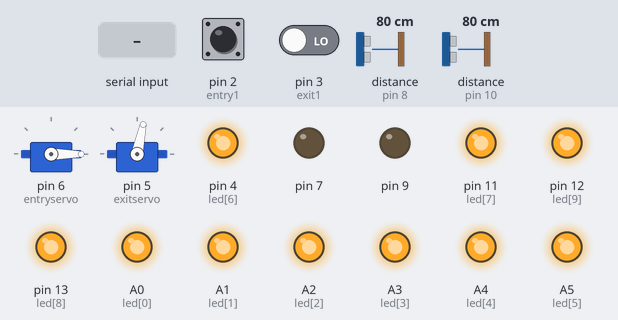
The sketch below on a simulated Arduino Uno, built with avr-gcc and run on an emulated ATmega328P. Parts: 2 × servo, output pins drawn as LEDs (lit = HIGH). The test bench sets the inputs (shaded band); at power-on: pin 3 (exit1) LOW, pin 2 (entry1) HIGH, distance to the obstacle (sensors on pin 8, pin 10) 80 cm. The echo pulse lasts 58.3 µs per cm; what the sketch prints to the serial monitor is not drawn.

Above: at 2.4 s.
2.5 s: pin 3 (exit1) driven HIGH
At 4.4 s:
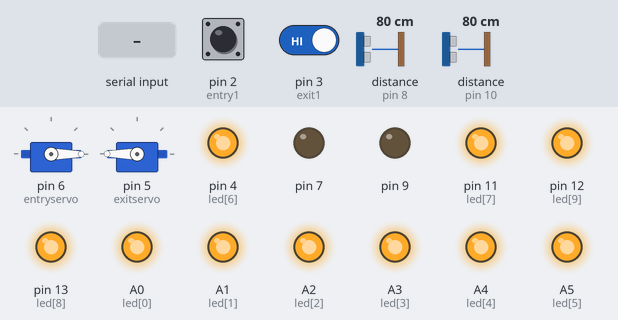
6.0 s: pin 2 (entry1) driven LOW
10.5 s: pin 2 (entry1) pulsed HIGH 2 times (0.12 s each, 0.3 s apart)
33.1 s: "3\n" received over Serial
At 36.4 s:
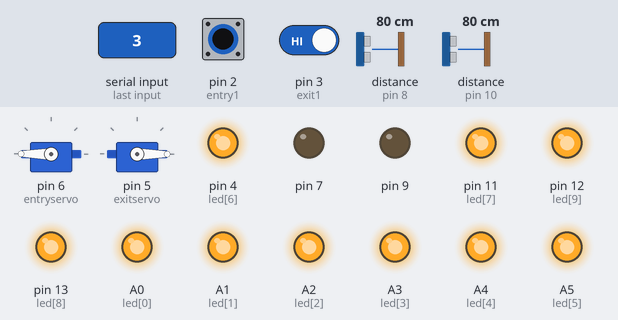
36.6 s: pin 2 (entry1) driven HIGH
At 41.8 s:
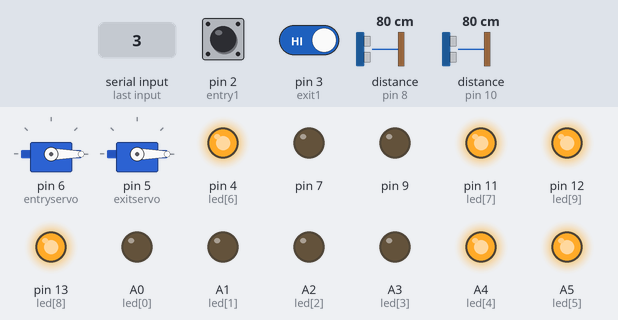
Timing chart, 0 to 52.8 s (numbered marks = the images above; inputs shaded):
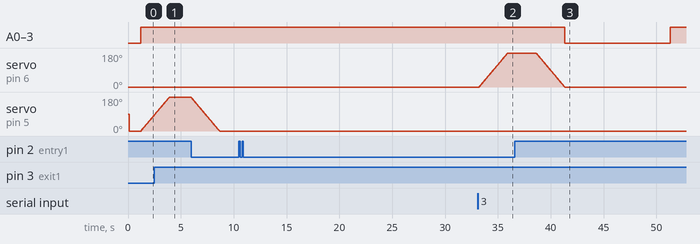

The sketch:

D_project_nano_code.ino
```cpp
#include <Servo.h>
// definning object for servo motors
Servo entryservo;
Servo exitservo;
int pos = 0;
int i = 0;

int cm1 = 0;     // Defining variable for ultrasonic distance
int cm2 = 0;
//Defining LED to arduino pins
int led[] = {A0,A1,A2,A3,A4,A5,4,11,13,12};
int slot = 0;
// Entry IR and Exit IR pin define
int entry1 = 2;
int exit1 = 3;


//-------------------------------------------------------------------------------------------------------READ--ULTRASONIC---------
long readUltrasonicDistance(int triggerPin, int echoPin)
{
  pinMode(triggerPin, OUTPUT);
  digitalWrite(triggerPin, LOW);
  delayMicroseconds(2);

  digitalWrite(triggerPin, HIGH);   // send the ultrasound
  delayMicroseconds(10);              // wait for 10ms
  digitalWrite(triggerPin, LOW);
  pinMode(echoPin, INPUT);

  return pulseIn(echoPin, HIGH);     //recive the ultrasound

  /* calculation of formula: Distance = (Time x SpeedOfSound) / 2
     2 is in the formula because the sound has to travel back and forth.
     First the sound travels away from the sensor,
     and then it bounces off of a surface and returns back.

     *******speed of sound is 240m/s***********
  */
}


//-------------------------------------------------------------------------------------------------------CHECK--TRAFFIC---------
void checktraffic(int dis1, int dis2)                         //this function is use for check traffic
{
   Serial.print(" we are in check trafffic  \n");

  if(dis1 >= 35 && dis2 >=35)                              // if no traffic then use forward path
  {
    forward();
  }
  else if(slot == 3 && dis1 <= 19 && dis2 >=35)         // all the else if conditions will check for traffic and
  {                            //if satisfy the condition then it will go reverse
    reverse();
  }
  else if(slot == 2 && dis1 <= 11 && dis2 >= 35)
  {
    reverse();
  }
  else if(slot == 1 && dis1 <= 5 && dis2 >= 35)
  {
    reverse();
  }
  else if(slot == 4 && dis1 >= 35 && dis2 <= 5)
  {
    reverse();
  }
  else if(slot == 5 && dis1 >= 35 && dis2 <= 11)
  {
    reverse();
  }
  else if(slot == 6 && dis1 >= 35 && dis2 <= 19)
  {
    reverse();
  }
  else                        //By default it will go forwars path
  {
    forward();
  }
}


//----------------------------------------------------------------------------------------------------------TURNOFF------
 void turnoff()                                  //Turnoff all the LEDs
 {
    Serial.print(" we are in turnoff LED \n");
    for(int i = 0; i<=9;i++)
    {
      digitalWrite(led[i],HIGH);
    }
 }

//---------------------------------------------------------------------------------------------------------FORWARD-------

 void forward()                            // Forward path LED glow
 {
   servoentry();                           // open the Entry gate
    Serial.print(" we are in FORWARD LED ");
    if(slot >= 1 && slot <= 3)               // for slot 1,2,3
    {
      for(i= 0; i <= (slot) ; i ++)
      {
        digitalWrite(led[i],LOW);
      }
    }
    else if(slot >= 4 && slot <= 6)          // for slot 4,5,6
    {
      for(i= 5; i <= (slot+2) ; i ++)
      {
        digitalWrite(led[i],LOW);
      }
    }
    delay(10000);                           // wait 10second
    turnoff();                             // turnoff all LEDs
 }


//---------------------------------------------------------------------------------------------------------REVERSE------
 void reverse()                           // Reverse LEDs will glow
 {
   servoentry();                          // open the Entry gate
    Serial.print(" we are in REVERSE LED ");
   if(slot >= 1 && slot <= 3 )             // for slot 1,2,3
    {
     for(int i = 5 ; i <= 9 ; i++)
      {
        digitalWrite(led[i],LOW);
      }
     for(int j = 4; j >= slot ; j = j-1)
     {
       digitalWrite(led[j],LOW);
     }
   }
     if(slot >= 4 && slot <= 6)           // for slot 4,5,6
    {
      for(int i = 0; i <= 4 ; i++)
      {
        digitalWrite(led[i],LOW);
      }
      for(int j = 9; j >= (slot+2) ; j = j-1)
      {
        digitalWrite(led[j],LOW);
      }
    }
    delay(10000);                        // wait 10second
    turnoff();                           // turnoff all LEDs

 }


//--------------------------------------------------------------------------------------------------------SERVO-ENTRY--------
 void servoentry()                       // this function is to control the servo motor on entry gate
 {
   for (pos = 0; pos <= 180; pos += 1) {       // goes from 0 degrees to 180 degrees
    // in steps of 1 degree
    entryservo.write(pos);                     // tell servo to go to position in variable 'pos'
    delay(15);                                 // waits 15ms for the servo to reach the position
  }
   Serial.print("entry door open ");
   while(digitalRead(entry1)==0);           // wait till vehical to pass the gate
  delay(2000);
  for (pos = 180; pos >= 0; pos -= 1) {        // goes from 180 degrees to 0 degrees
    entryservo.write(pos);                     // tell servo to go to position in variable 'pos'
    delay(15);                                 // waits 15ms for the servo to reach the position
  }
 }


//--------------------------------------------------------------------------------------------------------SERVO-EXIT--------
 void servoexit()                          // this function will controll the servo motor in exit gate
{
   for (pos = 0; pos <= 180; pos += 1)
   {
       exitservo.write(pos);
       delay(15);
   }
   Serial.print("exit door open ");
   while(digitalRead(exit1)==0);               // wait till vehical to pass the gate
   delay(2000);
   for (pos = 180; pos >= 0; pos -= 1)
   {
        exitservo.write(pos);
        delay(15);
   }
}

//-------------------------------------------------------------------------------------------------------SETUP---------
void setup()          //this is setup function
{
  entryservo.attach(6);      // attach servo to PWM pin 6 and 5
  exitservo.attach(5);

  entryservo.write(0);      //setting both servo to initial position
  delay(100);
  exitservo.write(0);
  delay(100);

  pinMode(entry1,INPUT);       // defining entry gate IR sensor pin to input mode
  pinMode(exit1,INPUT);         //defining exit gate IR sensor pin to input mode

   for(int i = 0; i <= 9; i++)    // for loop is for defining all the LEDs to OUTPUT nmode
    {
      pinMode(led[i],OUTPUT);
    }

  Serial.begin(9600);            // setting baud rate for arduino

  Serial.print(" we are in setup \n");
  delay(1000);
  turnoff();                      // to ensure that we have all the LEDs tuen off before entering to loop
}


//--------------------------------------------------------------------------------------------------------LOOP--------
void loop()                         // this is loop function this will run contineously
{


 if(digitalRead(entry1) == 0)      //check for IR sensor on Entry gate if yes then move to next step
                                   //else loop will comeback and check again
 {

   /*
NOTE  : we are here using Serial monitor to enter the parking slot
        but in final project we will use command from NODE MCU to check for parking slot
        using serial communication
   */
    Serial.print("Enter the Slot number : \n");      // entert the slot number in serial monitor
     if (Serial.available() > 0)                      // this will check weather serial monitor has any input ot not
     {                                                 // if not then it will display the above sentance contineously
                                                       // if number is entered then it will move to next step

        slot = Serial.parseInt();                      // thsi will read the value and store it to "Slot" variable
       if (slot >= 1 && slot <= 6)                     //  check if entered slot is within 1-6
        {
           Serial.print("  Parking 1  \n");             // if within 1-6 then parking 1
           Serial.print("slot number is : ");
           Serial.print(slot);
           cm2 = 0.01723 * readUltrasonicDistance(7,8 );    //Read the distsnce of ultrasonic sensor 1 and 2
           cm1 = 0.01723 * readUltrasonicDistance(9, 10);     //  and display it on serial monitor
           Serial.print("\nultrasonic distance : \n");
           Serial.println(cm1);
           Serial.println(cm2);

           checktraffic(cm1,cm2);                           // this will call the check traffic function
                                   // and pass the parameter of distance we get from ultrasonic sensor

        }
        else if(slot == 7)                                 // if entered number is 7 which is in parking 2
        {
            Serial.print("  Parking 2  \n");                // slot 7 is numbered as 1 is parking 2
            Serial.print("slot number is : 1 ");            // therefore it will display as slot 1
        }
        else if(slot > 7)                                  // else invelid
        {
             Serial.print("  invelid option  \n");
        }

   }
 }
 else if(digitalRead(exit1) == 0)    // check if Exit IR sensor is high or low
 {
  servoexit();                      // if car the there then it will open exit gate using servoexit function

 }


}
```

Measured:
- after the input at 10.5 s, every drawn part: stays the same
- after the input at 33.1 s, servo on pin 6 (entryservo): moves from 0° to 180° over 2.7 s, starting after 0.12 s
- after the input at 36.6 s, A0 (led[0]), A1 (led[1]), A2 (led[2]), A3 (led[3]): HIGH → LOW after 4.7 s, → HIGH 10.0 s later; servo on pin 6 (entryservo): moves from 180° to 0° over 2.7 s, starting after 2.0 s
